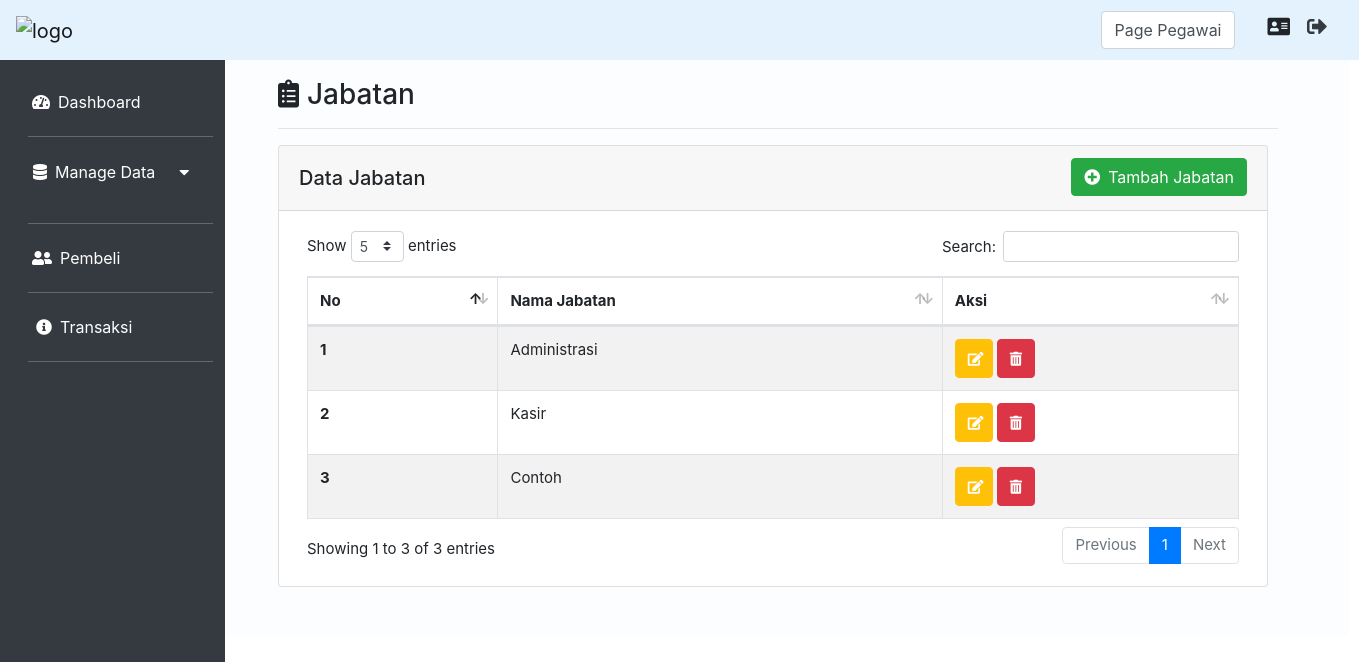
The app's page /index.php?page=Jabatan&aksi=view (signed in) with its own data.
### tables this page shows
CREATE TABLE `jabatan` (
  `id_jabatan` int(11) NOT NULL,
  `nama_jabatan` varchar(15) NOT NULL
);

### Controller/JabatanController.php (called while the page is built, shortened)
<?php
class JabatanController
{
    private $model;
    public function __construct()
    {
        $this->model = new JabatanModel();
    }
    public function index()
    {
        $data = $this->model->get();
        extract($data);
        require_once("View/Jabatan/index.php");
    }
}

### koneksi.php (called while the page is built, shortened)
<?php
function koneksi()
{
    $db_host = "localhost";
    $db_user = "root";
    $db_password = "";
    $db_database = "db_TokoParfum";
    try {
        return new mysqli($db_host, $db_user, $db_password, $db_database);
    } catch (Exception $e) {
        echo "Terjadi Kesalahan koneksi database";
    }
}

### Model/JabatanModel.php (called while the page is built, shortened)
<?php
class JabatanModel
{
    public function get()
    {
        $sql = "SELECT * FROM jabatan";
        $query = koneksi()->query($sql);
        $hasil = [];
        while ($data = $query->fetch_assoc()) {
            $hasil[] = $data;
        }
        return $hasil;
    }
}

### View/Jabatan/index.php (the view)
<div class="col-md-10 p-5 pt-2">
    <h3><i class="fas fa-clipboard-list mr-2 mt-3"></i>Jabatan</h3>
    <hr class="garis">
    <div class="card">
        <div class="card-header">
            <div class="float-left mt-2">
                <h5>Data Jabatan</h5>
            </div>
            <a href="index.php?page=Jabatan&aksi=addJabatan" class="btn btn-success float-right"><i class="fas fa-plus-circle mr-2"></i>Tambah Jabatan</a>
        </div>
        <div class="card-body ml-2 mr-2">
            <table id="example" class="table table-striped table-bordered" style="width:100%">
                <thead>
                    <tr>
                        <th scope="col">No</th>
                        <th scope="col">Nama Jabatan</th>
                        <th scope="col">Aksi</th>
                    </tr>
                </thead>
                <tbody>
                    <?php $no = 1;
                    foreach ($data as $row) : ?>
                        <tr>
                            <th scope="row"><?= $no ?></th>
                            <td><?= ucfirst($row['nama_jabatan']); ?></td>
                            <td><a href="index.php?page=Jabatan&aksi=editJabatan&id=<?= $row['id_jabatan']; ?>" class="btn btn-sm btn-warning text-white rounded p-2"><i class="fas fa-edit ml-1" data-toggle="tooltip" title="Update Data"></i></a>
                                <a href="index.php?page=Jabatan&aksi=deleteJabatan&id=<?= $row['id_jabatan']; ?>" class="btn btn-sm btn-danger text-white rounded p-2"><i class="fas fa-trash-alt mr-1 ml-1" data-toggle="tooltip" title="Hapus Data"></i></a>
                            </td>
                        </tr>
                    <?php $no++;
                    endforeach; ?>
                </tbody>
            </table>
        </div>
    </div>
</div>

### assets/css/solid.css (style rules this page uses)
.fa, .fas { font-family: 'Font Awesome 5 Free'; font-weight: 900; }

### assets/css/allprogramview.css (style rules this page uses)
.card { width: 990px; }
.garis { width: 1000px; background-color: rgba(240, 248, 255, 0); }

### records on screen
jabatan: nama_jabatan "Administrasi"
jabatan: nama_jabatan "Kasir"
jabatan: nama_jabatan "Contoh"

### other values on screen
$_SESSION['role'] "Pegawai"
